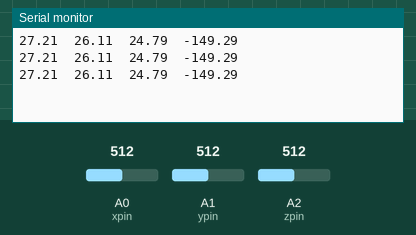
Bench run of a sketch on a simulated Arduino Uno, built with avr-gcc and run on an emulated ATmega328P. Parts: the last lines printed to the serial monitor. The test bench sets the inputs (shaded band); at power-on: A0 (xpin) = 512, A1 (ypin) = 512, A2 (zpin) = 512.

Above: at 1.3 s.
1.4 s: A0 (xpin) set to 716
At 1.9 s:
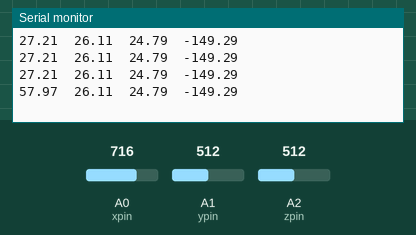
2.9 s: A1 (ypin) set to 716
At 3.4 s:
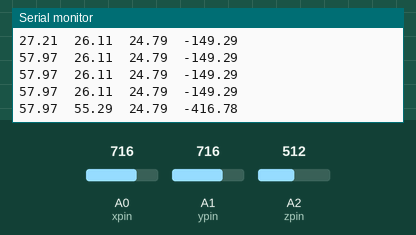
4.4 s: A2 (zpin) set to 716
At 4.9 s:
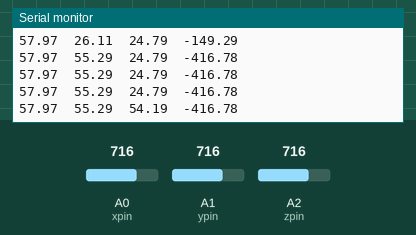
5.9 s: A0 (xpin) set to 900
At 6.4 s:
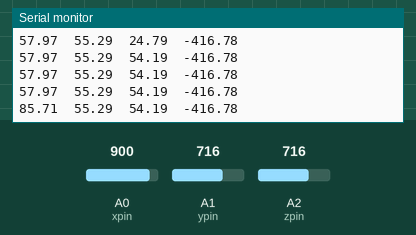
7.4 s: A1 (ypin) set to 900
At 7.9 s:
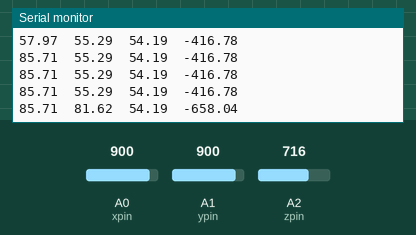
8.9 s: A2 (zpin) set to 900
At 9.5 s:
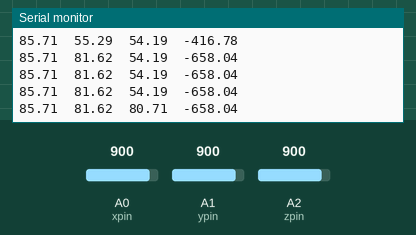
Timing chart, 0 to 11.4 s (numbered marks = the images above; inputs shaded):
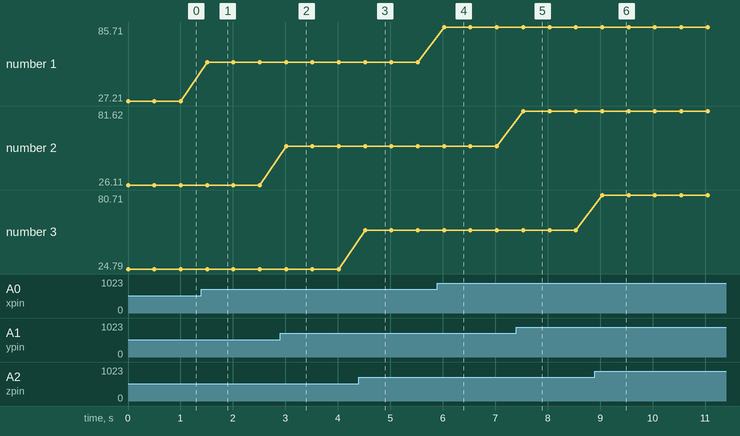

Measured:
- after the input at 1.4 s, the serial monitor: prints a new line after 0.11 s (image 1)
- after the input at 2.9 s, the serial monitor: prints a new line after 0.11 s (image 2)
- after the input at 4.4 s, the serial monitor: prints a new line after 0.12 s (image 3)
- after the input at 5.9 s, the serial monitor: prints a new line after 0.13 s (image 4)
- after the input at 7.4 s, the serial monitor: prints a new line after 0.13 s (image 5)
- after the input at 8.9 s, the serial monitor: prints a new line after 0.14 s (image 6)
- plotted number 1: 27.21 → 57.97 after the input at 1.4 s, 57.97 → 85.71 after the input at 5.9 s
- plotted number 2: 26.11 → 55.29 after the input at 2.9 s, 55.29 → 81.62 after the input at 7.4 s

The sketch:

AccTest.ino
```cpp
/*
ADXL335
note:vcc-->5v ,but ADXL335 Vs is 3.3V
The circuit:
      5V: VCC
analog 1: x-axis
analog 2: y-axis
analog 3: z-axis
*/
const int xpin = 0;                  // x-axis of the accelerometer
const int ypin = 1;                  // y-axis
const int zpin = 2;                  // z-axis (only on 3-axis models)
void setup()
{
 // initialize the serial communications:
 Serial.begin(9600);
}
void loop()
{
 int x = analogRead(xpin);  //read from xpin

 int y = analogRead(ypin);  //read from ypin

 int z = analogRead(zpin);  //read from zpin

  float zero_G = 512.0; //ADC is 0~1023  the zero g output equal to Vs/2
                      //ADXL335 power supply by Vs 3.3V
  float scale = 102.3;  //ADXL335330 Sensitivity is 330mv/g
                       //330 * 1024/3.3/1000
  /*
  Serial.print(x);
  Serial.print("\t");
  Serial.print(y);
  Serial.print("\t");
  Serial.print(z);
  Serial.print("\t");
  Serial.println(constrain(map(x,349,281,0,90),0,90));
  Serial.print("\n");
  */

float x1 = ((float)x - 331.5)/65*9.8;
float y1 = ((float)y - 329.5)/68.5*9.8;
float z1 = ((float)z - 340)/68*9.8;

Serial.print(x1);  //print x value on serial monitor
Serial.print("\t");
Serial.print(y1);  //print y value on serial monitor
Serial.print("\t");
Serial.print(z1);  //print z value on serial monitor
Serial.print("\t");
Serial.print( ((9.82f) - (y1 < 0 ? y1 * -1 : y1)) / 9.82 * 90);  //print z value on serial monitor
Serial.print("\n");

delay(500);
}
```
